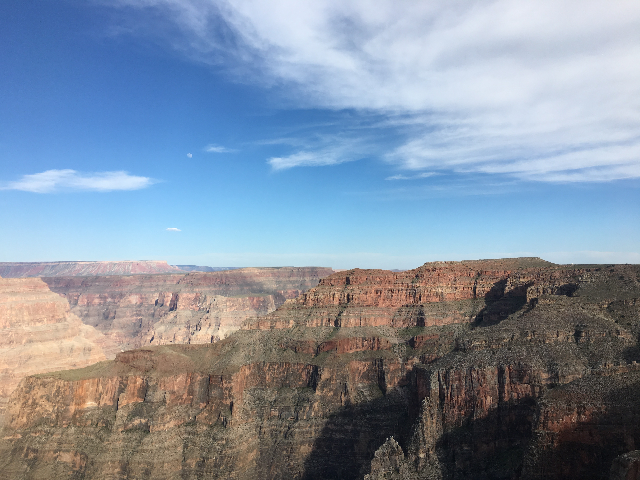
#> input picture Numpy_OpenCV/solutions/canyon.png, 640 x 480 px
$ python e3.py
#> lines starting #> are read from the running program, lines starting #| are printed output that depends on the picture
import cv2
import numpy as np
import matplotlib.pyplot as plt

img = cv2.imread('canyon.png')
#> img is the input picture: shape (480, 640, 3); mean B, G, R 161.8, 145, 131.6
gray_img = cv2.cvtColor(img, cv2.COLOR_BGR2GRAY)
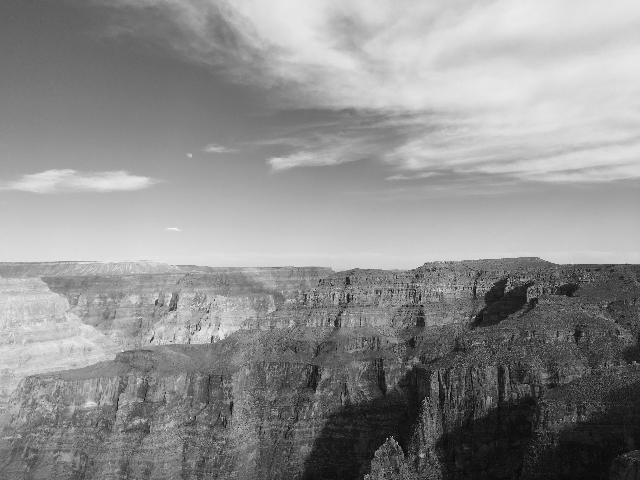
#> gray_img: shape (480, 640); min 2, max 251, mean 142.9

values = []
for i in range(256):
    n = np.where(gray_img == i, 1., 0.).sum()
    values.append(n)
#> this loop made 256 passes
#> n on passes 1 to 3: 0, 0, 1
#> after the loop, values = 256 values, max 2824 at index 210, min 0 at index 0, mean 1200

plt.bar(range(256), height=values, width=1.)
plt.xlabel('intensity')
plt.ylabel('pixels')
plt.savefig('chart.png')
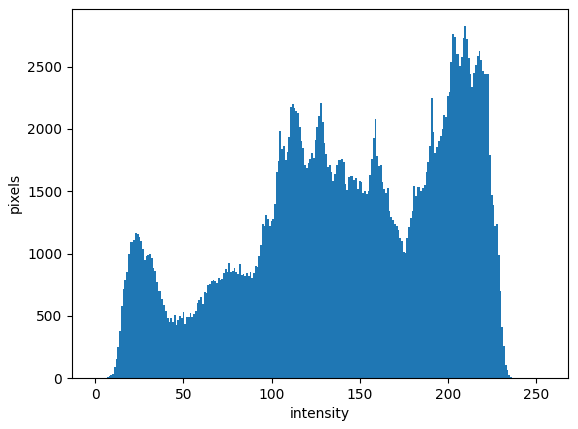
#> figure drawn by matplotlib, 1 panel; tallest bar 2824 high, from x = 209.5 to 210.5
